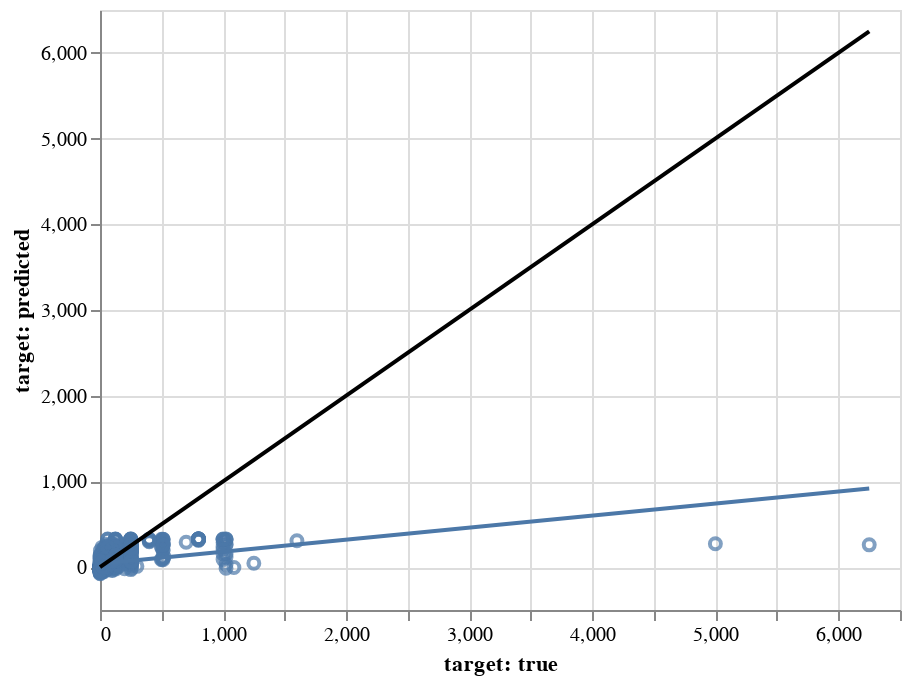

Notebook cell for this chart:
### Code cell
model.visualize('pair_predict', test2, untransform=False)

### Figure 1 — Vega-Lite specification as saved in the notebook (floating-point values rounded to 4 significant figures; data arrays with more than 128 entries replaced by an {"elided": "..."} marker saying what was removed)
{"config": {"view": {"continuousWidth": 400, "continuousHeight": 300}}, "layer": [{"mark": "point", "encoding": {"x": {"type": "quantitative", "field": "target: true", "scale": {"zero": false}}, "y": {"type": "quantitative", "field": "target: predicted", "scale": {"zero": false}}}}, {"mark": "line", "encoding": {"x": {"type": "quantitative", "field": "target: true", "scale": {"zero": false}}, "y": {"type": "quantitative", "field": "target: predicted", "scale": {"zero": false}}}, "transform": [{"on": "target: true", "regression": "target: predicted"}]}, {"data": {"name": "data-f4ea4dbfba741697454b14d7ff71f3a4"}, "mark": {"type": "line", "color": "black"}, "encoding": {"x": {"type": "quantitative", "field": "target: true"}, "y": {"type": "quantitative", "field": "target: predicted"}}}], "data": {"name": "data-a4018911bf45123516f3a10eda32cfd4"}, "$schema": "https://vega.github.io/schema/vega-lite/v4.8.1.json", "datasets": {"data-a4018911bf45123516f3a10eda32cfd4": {"elided": "1375 records"}, "data-f4ea4dbfba741697454b14d7ff71f3a4": [{"target: true": 0.0, "target: predicted": 0.0}, {"target: true": 6250.0, "target: predicted": 6250.0}]}}
